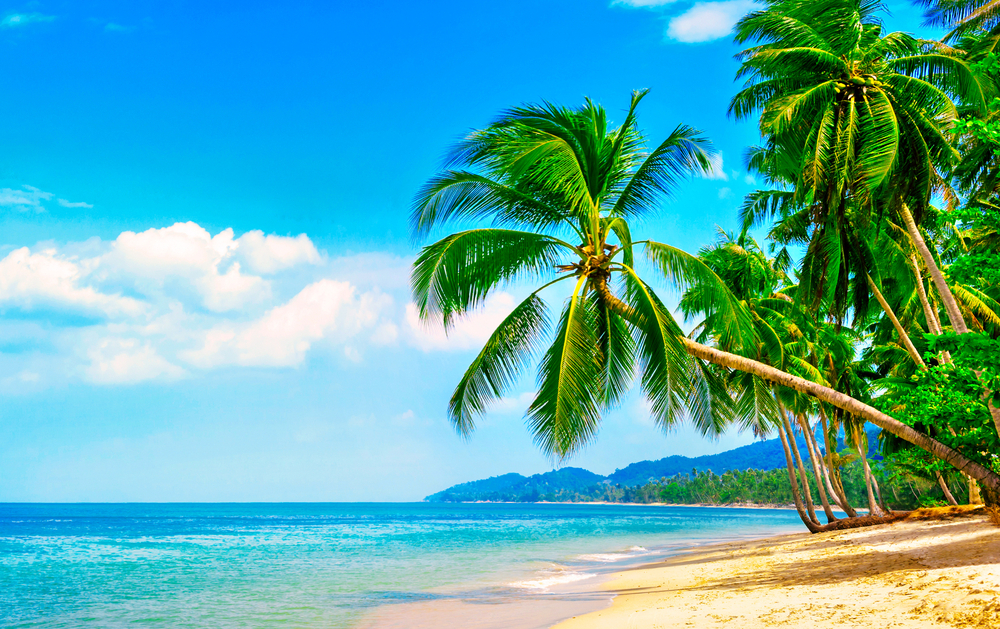
#> input picture task2/beach.jpg, 1000 x 629 px, found by its file name
$ jupyter execute 'Change white to blue CV2.ipynb'
#> lines starting #> are read from the running program, lines starting #| are printed output that depends on the picture
[cell 1]
import numpy as np
import cv2

[cell 2]
img = cv2.imread('beach.jpg')
#> img is the input picture: shape (629, 1000, 3); mean B, G, R 169.6, 171.4, 88.4
cv2.imshow('img',img)
cv2.waitKey()
cv2.destroyAllWindows()

[cell 3]
img_white  = cv2.imread('color-wheel-picker.jpg')
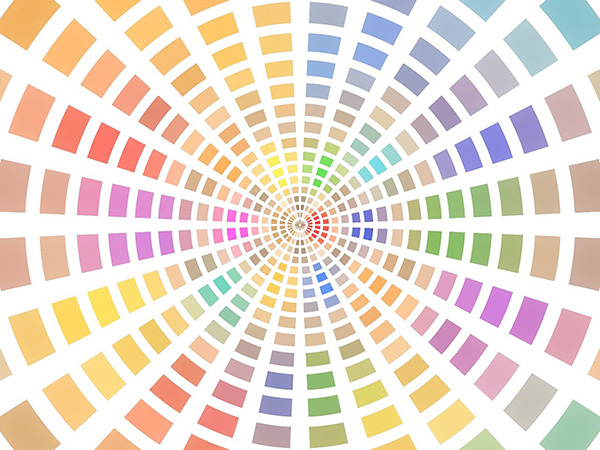
#> input picture task2/color-wheel-picker.jpg, 600 x 450 px, found by its file name
#> img_white is the input picture: shape (450, 600, 3); mean B, G, R 208.6, 220.7, 234.6
img_white1  = cv2.imread('beach.jpg')

[cell 4]
white_array = np.array(img_white)
white_array1 = np.array(img_white1)

[cell 5]
blue_pic = np.where(np.all(white_array>150,axis =-1))
#> blue_pic = 197192 positions, rows 0 to 449, columns 0 to 599
blue_pic1 = np.where(np.all(white_array1>150,axis =-1))
#> blue_pic1 = 172488 positions, rows 0 to 628, columns 0 to 999

[cell 6]
img_white1[blue_pic1] = [255,0,0]
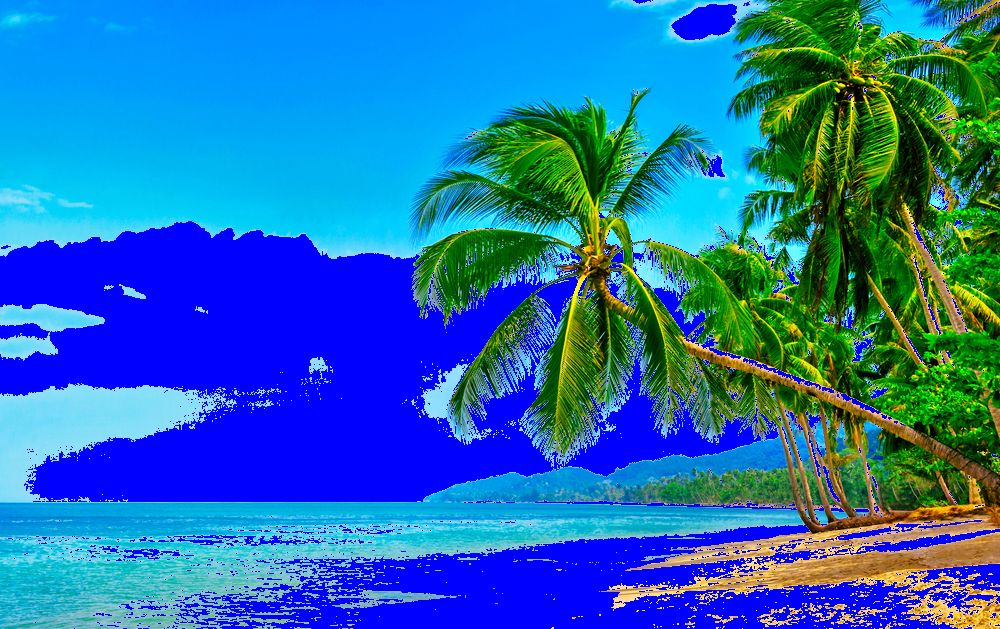
#> img_white1: shape (629, 1000, 3); mean B, G, R 176.4, 109.5, 33.9
img_white[blue_pic] = [255,0,0]
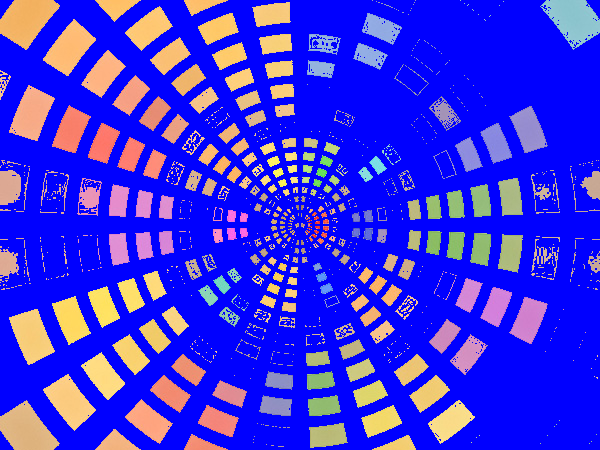
#> img_white: shape (450, 600, 3); mean B, G, R 224, 47.8, 58.4
